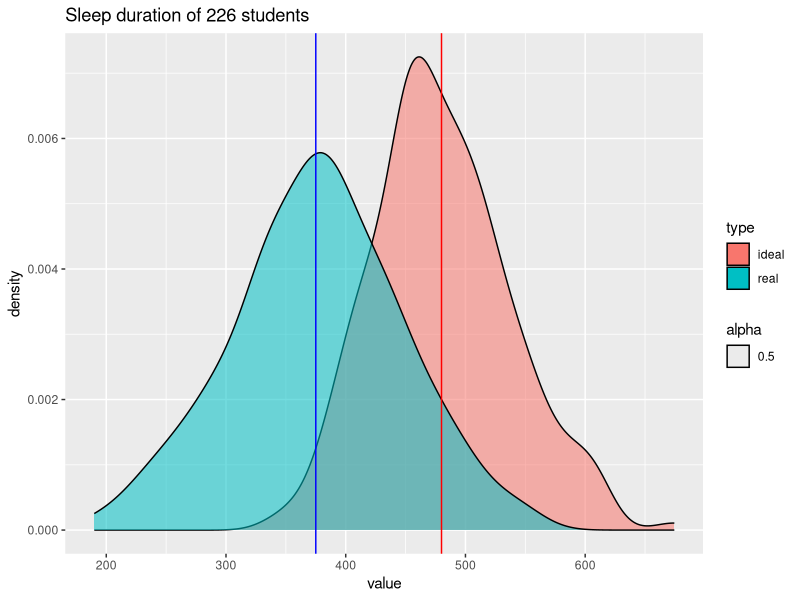
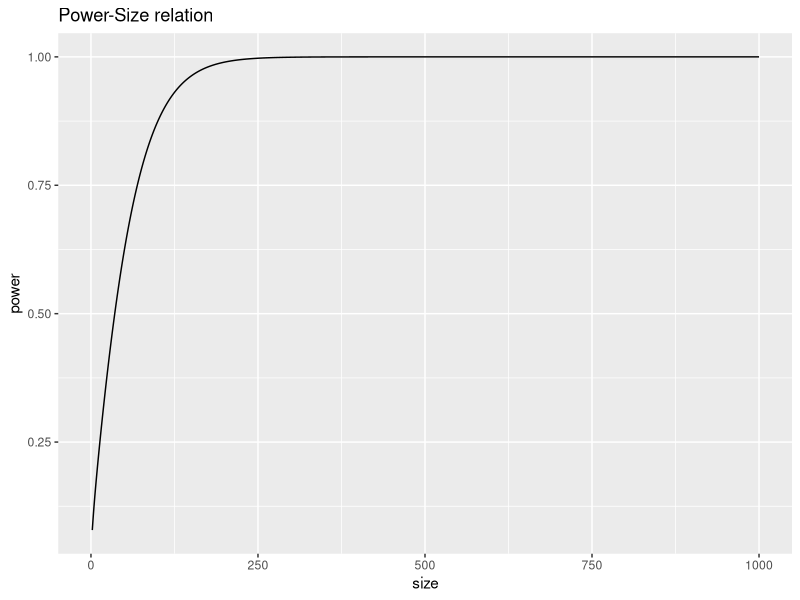

Here is the R script that generated these plots, in order:
library(tidyverse)

# formulate hypothesis 

# medical student are aware of necessity of sleeping enough hours per day, so
# the actual mean of sleep duration is greater than 6.25h
# h0 : mean = 375 min of sleep
# h1 : mean > 375 min of sleep

mu <-  375  
n <-  226
alpha <-  0.05
sd <- 70   

# for recommended sleep duration
mu_ideal <- 480 
sd_ideal <- 60   


# building visualization

# plot sleep duration distribution in ideal and real situations
set.seed(123)
sleep_duration <- tibble(
  ideal = rnorm(n, mu_ideal, sd_ideal),
  real = rnorm(n, mu, sd)
) %>%
  pivot_longer(cols = everything(), names_to = "type", values_to = "value")

sleep_duration %>%
  ggplot(aes(x= value, fill=type)) +
  geom_density(aes(alpha=.5)) +
  labs(title='Sleep duration of 226 students') +
  geom_vline(xintercept=mu, color='blue', show.legend=T) +
  geom_vline(xintercept=mu_ideal, color='red', show.legend=T)

# Results:
# the study has shown that in comparison to recommended (ideal) distribution, 
# a chosen sample of students has less average time of sleep, and it varies more


          
          
# use t-test as:
  # we work with means
  # population's sd is unknown
set.seed(123)
sleep <- rnorm(n, mu, sd)

t_test <- t.test(sleep, mu=mu, alternative='greater')
names(t_test)

# critical regions
crit_t_val <- qt(1-alpha, df=n-1)

abs(t_test$statistic) > crit_t_val  # => F => accept h0


# p-value
t_test$p.value <= alpha   # => F => accept h0


# CI
mu >= t_test$conf.int  # => T F => mu within CI => accept h0


# power
mu_actual <- mu * 1.05

power_t_test <- function(n, alpha, mu_h0, mu_h1, sd) {
  crit <- qt(1-alpha, df=n-1)
  ncp = (mu_h1 - mu_h0) / (sd / sqrt(n))
  power <- 1 - pt(crit, df=n-1, ncp=ncp)
  return(power)
}


power_t_test(n, alpha, mu, mu_actual, sd) # => 99.1% 

# plot for power-size relation
set.seed(123)
power_size <- tibble(
  size = 1:1000,
  power = power_t_test(size, alpha, mu, 
                       mean(rnorm(size, mu_actual, sd)), 
                       sd=sd(rnorm(size, mu_actual, sd))))

power_size %>% 
  ggplot() +
  geom_line(aes(x=size, y=power)) +
  labs(title='Power-Size relation')


power_size[power_size$power >= .8, ]    # => n >= 80
power_size[power_size$power >= .9, ]    # => n >= 110

# Results:
# The power of the test is extremely high (99.1%), so there are low chances
# to make Type II error, or to mistakenly reject h1.
# The power >= 80% starting from n = 80, and >= 90% for n >= 110.
# Such significant rates for relatively small sample size is probably a result
# of choosing a one-tailed test (h1 : mu > 375).
# Power-size relation plot represents an increase in power value with the rise
# of sample size.



?t.test
?qt
?pt
